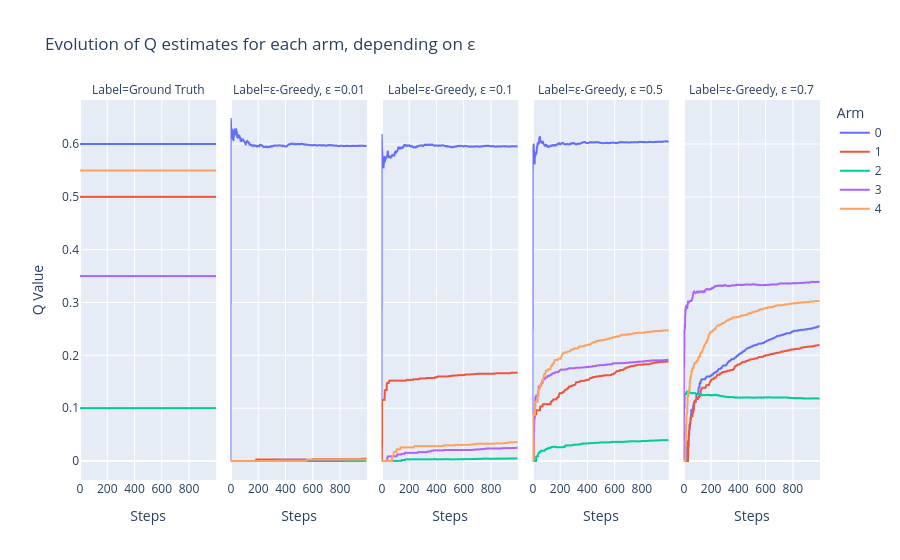

The code cell stored with this chart in its notebook:
### Code cell
plot_Q_evolution(Q_t_eps)

### Figure 1 — Plotly figure (JSON) as saved in the notebook; plotly's stock layout.template omitted (floating-point values rounded to 4 significant figures; data arrays with more than 128 entries replaced by an {"elided": "..."} marker saying what was removed)
{"data": [{"hovertemplate": "Arm=0<br>Label=Ground Truth<br>Steps=%{x}<br>Q Value=%{y}<extra></extra>", "legendgroup": "0", "line": {"color": "#636efa", "dash": "solid"}, "marker": {"symbol": "circle"}, "mode": "lines", "name": "0", "showlegend": true, "type": "scattergl", "x": {"elided": "1000 int values"}, "xaxis": "x", "y": {"elided": "1000 float values"}, "yaxis": "y"}, {"hovertemplate": "Arm=0<br>Label=ε-Greedy, ε =0.01<br>Steps=%{x}<br>Q Value=%{y}<extra></extra>", "legendgroup": "0", "line": {"color": "#636efa", "dash": "solid"}, "marker": {"symbol": "circle"}, "mode": "lines", "name": "0", "showlegend": false, "type": "scattergl", "x": {"elided": "1000 int values"}, "xaxis": "x2", "y": {"elided": "1000 float values"}, "yaxis": "y2"}, {"hovertemplate": "Arm=0<br>Label=ε-Greedy, ε =0.1<br>Steps=%{x}<br>Q Value=%{y}<extra></extra>", "legendgroup": "0", "line": {"color": "#636efa", "dash": "solid"}, "marker": {"symbol": "circle"}, "mode": "lines", "name": "0", "showlegend": false, "type": "scattergl", "x": {"elided": "1000 int values"}, "xaxis": "x3", "y": {"elided": "1000 float values"}, "yaxis": "y3"}, {"hovertemplate": "Arm=0<br>Label=ε-Greedy, ε =0.5<br>Steps=%{x}<br>Q Value=%{y}<extra></extra>", "legendgroup": "0", "line": {"color": "#636efa", "dash": "solid"}, "marker": {"symbol": "circle"}, "mode": "lines", "name": "0", "showlegend": false, "type": "scattergl", "x": {"elided": "1000 int values"}, "xaxis": "x4", "y": {"elided": "1000 float values"}, "yaxis": "y4"}, {"hovertemplate": "Arm=0<br>Label=ε-Greedy, ε =0.7<br>Steps=%{x}<br>Q Value=%{y}<extra></extra>", "legendgroup": "0", "line": {"color": "#636efa", "dash": "solid"}, "marker": {"symbol": "circle"}, "mode": "lines", "name": "0", "showlegend": false, "type": "scattergl", "x": {"elided": "1000 int values"}, "xaxis": "x5", "y": {"elided": "1000 float values"}, "yaxis": "y5"}, {"hovertemplate": "Arm=1<br>Label=Ground Truth<br>Steps=%{x}<br>Q Value=%{y}<extra></extra>", "legendgroup": "1", "line": {"color": "#EF553B", "dash": "solid"}, "marker": {"symbol": "circle"}, "mode": "lines", "name": "1", "showlegend": true, "type": "scattergl", "x": {"elided": "1000 int values"}, "xaxis": "x", "y": {"elided": "1000 float values"}, "yaxis": "y"}, {"hovertemplate": "Arm=1<br>Label=ε-Greedy, ε =0.01<br>Steps=%{x}<br>Q Value=%{y}<extra></extra>", "legendgroup": "1", "line": {"color": "#EF553B", "dash": "solid"}, "marker": {"symbol": "circle"}, "mode": "lines", "name": "1", "showlegend": false, "type": "scattergl", "x": {"elided": "1000 int values"}, "xaxis": "x2", "y": {"elided": "1000 float values"}, "yaxis": "y2"}, {"hovertemplate": "Arm=1<br>Label=ε-Greedy, ε =0.1<br>Steps=%{x}<br>Q Value=%{y}<extra></extra>", "legendgroup": "1", "line": {"color": "#EF553B", "dash": "solid"}, "marker": {"symbol": "circle"}, "mode": "lines", "name": "1", "showlegend": false, "type": "scattergl", "x": {"elided": "1000 int values"}, "xaxis": "x3", "y": {"elided": "1000 float values"}, "yaxis": "y3"}, {"hovertemplate": "Arm=1<br>Label=ε-Greedy, ε =0.5<br>Steps=%{x}<br>Q Value=%{y}<extra></extra>", "legendgroup": "1", "line": {"color": "#EF553B", "dash": "solid"}, "marker": {"symbol": "circle"}, "mode": "lines", "name": "1", "showlegend": false, "type": "scattergl", "x": {"elided": "1000 int values"}, "xaxis": "x4", "y": {"elided": "1000 float values"}, "yaxis": "y4"}, {"hovertemplate": "Arm=1<br>Label=ε-Greedy, ε =0.7<br>Steps=%{x}<br>Q Value=%{y}<extra></extra>", "legendgroup": "1", "line": {"color": "#EF553B", "dash": "solid"}, "marker": {"symbol": "circle"}, "mode": "lines", "name": "1", "showlegend": false, "type": "scattergl", "x": {"elided": "1000 int values"}, "xaxis": "x5", "y": {"elided": "1000 float values"}, "yaxis": "y5"}, {"hovertemplate": "Arm=2<br>Label=Ground Truth<br>Steps=%{x}<br>Q Value=%{y}<extra></extra>", "legendgroup": "2", "line": {"color": "#00cc96", "dash": "solid"}, "marker": {"symbol": "circle"}, "mode": "lines", "name": "2", "showlegend": true, "type": "scattergl", "x": {"elided": "1000 int values"}, "xaxis": "x", "y": {"elided": "1000 float values"}, "yaxis": "y"}, {"hovertemplate": "Arm=2<br>Label=ε-Greedy, ε =0.01<br>Steps=%{x}<br>Q Value=%{y}<extra></extra>", "legendgroup": "2", "line": {"color": "#00cc96", "dash": "solid"}, "marker": {"symbol": "circle"}, "mode": "lines", "name": "2", "showlegend": false, "type": "scattergl", "x": {"elided": "1000 int values"}, "xaxis": "x2", "y": {"elided": "1000 float values"}, "yaxis": "y2"}, {"hovertemplate": "Arm=2<br>Label=ε-Greedy, ε =0.1<br>Steps=%{x}<br>Q Value=%{y}<extra></extra>", "legendgroup": "2", "line": {"color": "#00cc96", "dash": "solid"}, "marker": {"symbol": "circle"}, "mode": "lines", "name": "2", "showlegend": false, "type": "scattergl", "x": {"elided": "1000 int values"}, "xaxis": "x3", "y": {"elided": "1000 float values"}, "yaxis": "y3"}, {"hovertemplate": "Arm=2<br>Label=ε-Greedy, ε =0.5<br>Steps=%{x}<br>Q Value=%{y}<extra></extra>", "legendgroup": "2", "line": {"color": "#00cc96", "dash": "solid"}, "marker": {"symbol": "circle"}, "mode": "lines", "name": "2", "showlegend": false, "type": "scattergl", "x": {"elided": "1000 int values"}, "xaxis": "x4", "y": {"elided": "1000 float values"}, "yaxis": "y4"}, {"hovertemplate": "Arm=2<br>Label=ε-Greedy, ε =0.7<br>Steps=%{x}<br>Q Value=%{y}<extra></extra>", "legendgroup": "2", "line": {"color": "#00cc96", "dash": "solid"}, "marker": {"symbol": "circle"}, "mode": "lines", "name": "2", "showlegend": false, "type": "scattergl", "x": {"elided": "1000 int values"}, "xaxis": "x5", "y": {"elided": "1000 float values"}, "yaxis": "y5"}, {"hovertemplate": "Arm=3<br>Label=Ground Truth<br>Steps=%{x}<br>Q Value=%{y}<extra></extra>", "legendgroup": "3", "line": {"color": "#ab63fa", "dash": "solid"}, "marker": {"symbol": "circle"}, "mode": "lines", "name": "3", "showlegend": true, "type": "scattergl", "x": {"elided": "1000 int values"}, "xaxis": "x", "y": {"elided": "1000 float values"}, "yaxis": "y"}, {"hovertemplate": "Arm=3<br>Label=ε-Greedy, ε =0.01<br>Steps=%{x}<br>Q Value=%{y}<extra></extra>", "legendgroup": "3", "line": {"color": "#ab63fa", "dash": "solid"}, "marker": {"symbol": "circle"}, "mode": "lines", "name": "3", "showlegend": false, "type": "scattergl", "x": {"elided": "1000 int values"}, "xaxis": "x2", "y": {"elided": "1000 float values"}, "yaxis": "y2"}, {"hovertemplate": "Arm=3<br>Label=ε-Greedy, ε =0.1<br>Steps=%{x}<br>Q Value=%{y}<extra></extra>", "legendgroup": "3", "line": {"color": "#ab63fa", "dash": "solid"}, "marker": {"symbol": "circle"}, "mode": "lines", "name": "3", "showlegend": false, "type": "scattergl", "x": {"elided": "1000 int values"}, "xaxis": "x3", "y": {"elided": "1000 float values"}, "yaxis": "y3"}, {"hovertemplate": "Arm=3<br>Label=ε-Greedy, ε =0.5<br>Steps=%{x}<br>Q Value=%{y}<extra></extra>", "legendgroup": "3", "line": {"color": "#ab63fa", "dash": "solid"}, "marker": {"symbol": "circle"}, "mode": "lines", "name": "3", "showlegend": false, "type": "scattergl", "x": {"elided": "1000 int values"}, "xaxis": "x4", "y": {"elided": "1000 float values"}, "yaxis": "y4"}, {"hovertemplate": "Arm=3<br>Label=ε-Greedy, ε =0.7<br>Steps=%{x}<br>Q Value=%{y}<extra></extra>", "legendgroup": "3", "line": {"color": "#ab63fa", "dash": "solid"}, "marker": {"symbol": "circle"}, "mode": "lines", "name": "3", "showlegend": false, "type": "scattergl", "x": {"elided": "1000 int values"}, "xaxis": "x5", "y": {"elided": "1000 float values"}, "yaxis": "y5"}, {"hovertemplate": "Arm=4<br>Label=Ground Truth<br>Steps=%{x}<br>Q Value=%{y}<extra></extra>", "legendgroup": "4", "line": {"color": "#FFA15A", "dash": "solid"}, "marker": {"symbol": "circle"}, "mode": "lines", "name": "4", "showlegend": true, "type": "scattergl", "x": {"elided": "1000 int values"}, "xaxis": "x", "y": {"elided": "1000 float values"}, "yaxis": "y"}, {"hovertemplate": "Arm=4<br>Label=ε-Greedy, ε =0.01<br>Steps=%{x}<br>Q Value=%{y}<extra></extra>", "legendgroup": "4", "line": {"color": "#FFA15A", "dash": "solid"}, "marker": {"symbol": "circle"}, "mode": "lines", "name": "4", "showlegend": false, "type": "scattergl", "x": {"elided": "1000 int values"}, "xaxis": "x2", "y": {"elided": "1000 float values"}, "yaxis": "y2"}, {"hovertemplate": "Arm=4<br>Label=ε-Greedy, ε =0.1<br>Steps=%{x}<br>Q Value=%{y}<extra></extra>", "legendgroup": "4", "line": {"color": "#FFA15A", "dash": "solid"}, "marker": {"symbol": "circle"}, "mode": "lines", "name": "4", "showlegend": false, "type": "scattergl", "x": {"elided": "1000 int values"}, "xaxis": "x3", "y": {"elided": "1000 float values"}, "yaxis": "y3"}, {"hovertemplate": "Arm=4<br>Label=ε-Greedy, ε =0.5<br>Steps=%{x}<br>Q Value=%{y}<extra></extra>", "legendgroup": "4", "line": {"color": "#FFA15A", "dash": "solid"}, "marker": {"symbol": "circle"}, "mode": "lines", "name": "4", "showlegend": false, "type": "scattergl", "x": {"elided": "1000 int values"}, "xaxis": "x4", "y": {"elided": "1000 float values"}, "yaxis": "y4"}, {"hovertemplate": "Arm=4<br>Label=ε-Greedy, ε =0.7<br>Steps=%{x}<br>Q Value=%{y}<extra></extra>", "legendgroup": "4", "line": {"color": "#FFA15A", "dash": "solid"}, "marker": {"symbol": "circle"}, "mode": "lines", "name": "4", "showlegend": false, "type": "scattergl", "x": {"elided": "1000 int values"}, "xaxis": "x5", "y": {"elided": "1000 float values"}, "yaxis": "y5"}], "layout": {"annotations": [{"font": {}, "showarrow": false, "text": "Label=Ground Truth", "x": 0.092, "xanchor": "center", "xref": "paper", "y": 1, "yanchor": "bottom", "yref": "paper"}, {"font": {}, "showarrow": false, "text": "Label=ε-Greedy, ε =0.01", "x": 0.296, "xanchor": "center", "xref": "paper", "y": 1, "yanchor": "bottom", "yref": "paper"}, {"font": {}, "showarrow": false, "text": "Label=ε-Greedy, ε =0.1", "x": 0.5, "xanchor": "center", "xref": "paper", "y": 1, "yanchor": "bottom", "yref": "paper"}, {"font": {}, "showarrow": false, "text": "Label=ε-Greedy, ε =0.5", "x": 0.704, "xanchor": "center", "xref": "paper", "y": 1, "yanchor": "bottom", "yref": "paper"}, {"font": {}, "showarrow": false, "text": "Label=ε-Greedy, ε =0.7", "x": 0.908, "xanchor": "center", "xref": "paper", "y": 1, "yanchor": "bottom", "yref": "paper"}], "legend": {"title": {"text": "Arm"}, "tracegroupgap": 0}, "title": {"text": "Evolution of Q estimates for each arm, depending on ε"}, "xaxis": {"anchor": "y", "domain": [0, 0.184], "title": {"text": "Steps"}}, "xaxis2": {"anchor": "y2", "domain": [0.204, 0.388], "matches": "x", "title": {"text": "Steps"}}, "xaxis3": {"anchor": "y3", "domain": [0.408, 0.592], "matches": "x", "title": {"text": "Steps"}}, "xaxis4": {"anchor": "y4", "domain": [0.612, 0.796], "matches": "x", "title": {"text": "Steps"}}, "xaxis5": {"anchor": "y5", "domain": [0.816, 1], "matches": "x", "title": {"text": "Steps"}}, "yaxis": {"anchor": "x", "domain": [0, 1], "title": {"text": "Q Value"}}, "yaxis2": {"anchor": "x2", "domain": [0, 1], "matches": "y", "showticklabels": false}, "yaxis3": {"anchor": "x3", "domain": [0, 1], "matches": "y", "showticklabels": false}, "yaxis4": {"anchor": "x4", "domain": [0, 1], "matches": "y", "showticklabels": false}, "yaxis5": {"anchor": "x5", "domain": [0, 1], "matches": "y", "showticklabels": false}}}
